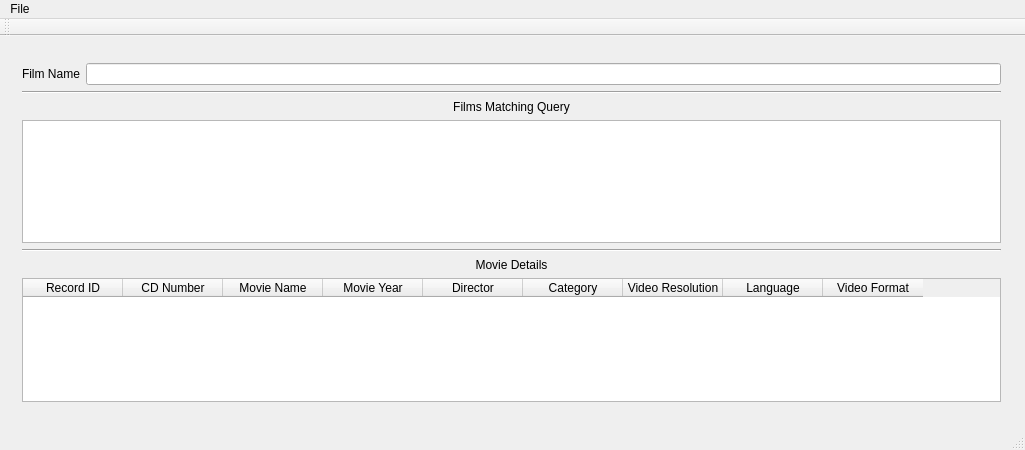
<?xml version="1.0" encoding="UTF-8"?>
<ui version="4.0">
 <class>MainWindow</class>
 <widget class="QMainWindow" name="MainWindow">
  <property name="geometry">
   <rect>
    <x>0</x>
    <y>0</y>
    <width>1025</width>
    <height>450</height>
   </rect>
  </property>
  <property name="windowTitle">
   <string>MainWindow</string>
  </property>
  <widget class="QWidget" name="centralWidget">
   <layout class="QGridLayout" name="gridLayout">
    <item row="0" column="1">
     <widget class="QStackedWidget" name="stackedWidget">
      <property name="currentIndex">
       <number>0</number>
      </property>
      <widget class="QWidget" name="page">
       <widget class="QWidget" name="widget" native="true">
        <property name="geometry">
         <rect>
          <x>0</x>
          <y>5</y>
          <width>1011</width>
          <height>361</height>
         </rect>
        </property>
        <widget class="QWidget" name="gridLayoutWidget">
         <property name="geometry">
          <rect>
           <x>0</x>
           <y>0</y>
           <width>1001</width>
           <height>361</height>
          </rect>
         </property>
         <layout class="QGridLayout" name="gridLayout_2">
          <item row="2" column="0" colspan="2">
           <widget class="Line" name="line">
            <property name="orientation">
             <enum>Qt::Horizontal</enum>
            </property>
           </widget>
          </item>
          <item row="3" column="0" colspan="2">
           <widget class="QLabel" name="label_3">
            <property name="maximumSize">
             <size>
              <width>16777215</width>
              <height>16777215</height>
             </size>
            </property>
            <property name="text">
             <string>Films Matching Query</string>
            </property>
            <property name="alignment">
             <set>Qt::AlignCenter</set>
            </property>
            <property name="wordWrap">
             <bool>true</bool>
            </property>
           </widget>
          </item>
          <item row="1" column="1">
           <widget class="QLineEdit" name="CDQuery"/>
          </item>
          <item row="7" column="0" colspan="2">
           <widget class="QLabel" name="L_MovieDetails">
            <property name="text">
             <string>Movie Details</string>
            </property>
            <property name="alignment">
             <set>Qt::AlignCenter</set>
            </property>
           </widget>
          </item>
          <item row="1" column="0">
           <widget class="QLabel" name="label">
            <property name="text">
             <string>Film Name</string>
            </property>
           </widget>
          </item>
          <item row="6" column="0" colspan="2">
           <widget class="Line" name="line_2">
            <property name="orientation">
             <enum>Qt::Horizontal</enum>
            </property>
           </widget>
          </item>
          <item row="4" column="0" colspan="2">
           <widget class="QListWidget" name="MatchedMovies">
            <property name="minimumSize">
             <size>
              <width>300</width>
              <height>0</height>
             </size>
            </property>
           </widget>
          </item>
          <item row="8" column="0" colspan="2">
           <widget class="QTableWidget" name="tableWidget">
            <column>
             <property name="text">
              <string>Record ID</string>
             </property>
            </column>
            <column>
             <property name="text">
              <string>CD Number</string>
             </property>
            </column>
            <column>
             <property name="text">
              <string>Movie Name</string>
             </property>
            </column>
            <column>
             <property name="text">
              <string>Movie Year</string>
             </property>
            </column>
            <column>
             <property name="text">
              <string>Director</string>
             </property>
            </column>
            <column>
             <property name="text">
              <string>Category</string>
             </property>
            </column>
            <column>
             <property name="text">
              <string>Video Resolution</string>
             </property>
            </column>
            <column>
             <property name="text">
              <string>Language</string>
             </property>
            </column>
            <column>
             <property name="text">
              <string>Video Format</string>
             </property>
            </column>
           </widget>
          </item>
         </layout>
        </widget>
       </widget>
      </widget>
      <widget class="QWidget" name="page_2">
       <widget class="QWidget" name="widget_2" native="true">
        <property name="geometry">
         <rect>
          <x>0</x>
          <y>0</y>
          <width>901</width>
          <height>371</height>
         </rect>
        </property>
        <widget class="QWidget" name="gridLayoutWidget_2">
         <property name="geometry">
          <rect>
           <x>-1</x>
           <y>-1</y>
           <width>901</width>
           <height>371</height>
          </rect>
         </property>
         <layout class="QGridLayout" name="gridLayout_3">
          <item row="5" column="2">
           <widget class="QLineEdit" name="TB_MovieLang"/>
          </item>
          <item row="6" column="2">
           <widget class="QLineEdit" name="TB_VidFormat"/>
          </item>
          <item row="4" column="2">
           <widget class="QLineEdit" name="TB_MovieVideoQuality"/>
          </item>
          <item row="3" column="0">
           <widget class="QLabel" name="label_7">
            <property name="text">
             <string>Catagory</string>
            </property>
           </widget>
          </item>
          <item row="8" column="0" colspan="4">
           <widget class="QPushButton" name="AddCD">
            <property name="text">
             <string>Add CD</string>
            </property>
           </widget>
          </item>
          <item row="6" column="0">
           <widget class="QLabel" name="label_10">
            <property name="text">
             <string>Video Format</string>
            </property>
           </widget>
          </item>
          <item row="0" column="2">
           <widget class="QLineEdit" name="TB_MovieName"/>
          </item>
          <item row="1" column="2">
           <widget class="QLineEdit" name="TB_MovieYear"/>
          </item>
          <item row="2" column="0">
           <widget class="QLabel" name="label_6">
            <property name="text">
             <string>Director</string>
            </property>
           </widget>
          </item>
          <item row="5" column="0">
           <widget class="QLabel" name="label_9">
            <property name="text">
             <string>Language</string>
            </property>
           </widget>
          </item>
          <item row="4" column="0">
           <widget class="QLabel" name="label_8">
            <property name="text">
             <string>Video Quality</string>
            </property>
           </widget>
          </item>
          <item row="0" column="0">
           <widget class="QLabel" name="label_2">
            <property name="text">
             <string>Name</string>
            </property>
           </widget>
          </item>
          <item row="3" column="2">
           <widget class="QLineEdit" name="TB_Category"/>
          </item>
          <item row="1" column="0">
           <widget class="QLabel" name="label_5">
            <property name="text">
             <string>Year</string>
            </property>
           </widget>
          </item>
          <item row="2" column="2">
           <widget class="QLineEdit" name="TB_Director"/>
          </item>
          <item row="0" column="3" rowspan="8">
           <widget class="QListWidget" name="MovieListToAdd">
            <property name="minimumSize">
             <size>
              <width>0</width>
              <height>0</height>
             </size>
            </property>
            <property name="maximumSize">
             <size>
              <width>250</width>
              <height>16777215</height>
             </size>
            </property>
           </widget>
          </item>
          <item row="7" column="0" colspan="3">
           <widget class="QPushButton" name="AddMovieToCD">
            <property name="text">
             <string>Add Movie to CD</string>
            </property>
           </widget>
          </item>
         </layout>
        </widget>
       </widget>
      </widget>
     </widget>
    </item>
   </layout>
  </widget>
  <widget class="QMenuBar" name="menuBar">
   <property name="geometry">
    <rect>
     <x>0</x>
     <y>0</y>
     <width>1025</width>
     <height>25</height>
    </rect>
   </property>
   <widget class="QMenu" name="menuFile">
    <property name="title">
     <string>File</string>
    </property>
    <addaction name="actionAdd_CD_Record"/>
    <addaction name="actionRemove_CD_Record"/>
    <addaction name="actionFind_CD"/>
   </widget>
   <addaction name="menuFile"/>
  </widget>
  <widget class="QToolBar" name="mainToolBar">
   <attribute name="toolBarArea">
    <enum>TopToolBarArea</enum>
   </attribute>
   <attribute name="toolBarBreak">
    <bool>false</bool>
   </attribute>
  </widget>
  <widget class="QStatusBar" name="statusBar"/>
  <action name="actionAdd_CD_Record">
   <property name="text">
    <string>Add CD Record</string>
   </property>
  </action>
  <action name="actionRemove_CD_Record">
   <property name="text">
    <string>Remove CD Record</string>
   </property>
  </action>
  <action name="actionFind_CD">
   <property name="text">
    <string>Find CD</string>
   </property>
  </action>
 </widget>
 <layoutdefault spacing="6" margin="11"/>
 <resources/>
 <connections/>
</ui>
